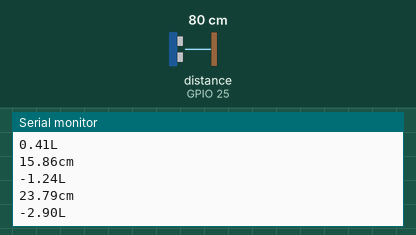
Bench run of a sketch on a simulated ESP32. On the bench: the last lines printed to the serial monitor. Wiring (inferred from the names in the program): ultrasonic range finder: trigger GPIO 26; echo GPIO 25. The inputs (shaded band) are chosen by the test bench; at power-on: distance to the obstacle (sensor on GPIO 25) 80 cm. The echo pulse lasts 58.3 µs per cm.

Above: at 1.2 s.
1.3 s: distance to the obstacle (sensor on GPIO 25) set to 2 cm
At 1.48 s:
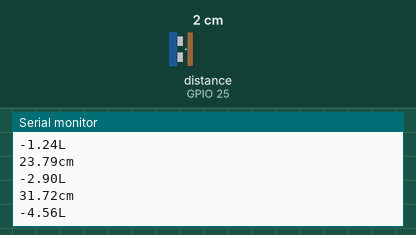
2.8 s: distance to the obstacle (sensor on GPIO 25) set to 4 cm
At 3.08 s:
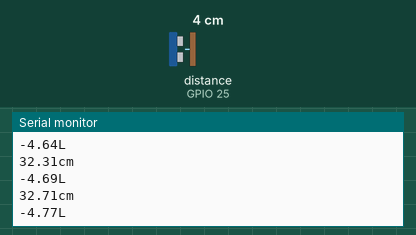
Timing chart, 0 to 5.8 s (numbered marks = the images above; inputs shaded):
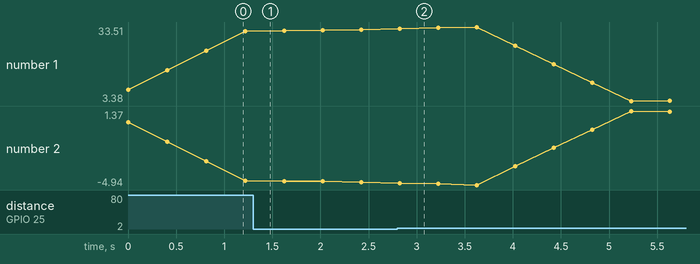

Measured:
- plotted number 1: 31.72 → 32.31 after the input at 1.3 s, 32.31 → 3.98 after the input at 2.8 s
- plotted number 2: -4.56 → -4.69 after the input at 1.3 s, -4.69 → 1.24 after the input at 2.8 s

The sketch:

ultrassonico.ino
```cpp
#define trigger GPIO_NUM_26
#define echo GPIO_NUM_25

const int numLecturas = 10;
float tempo,dist,media = 0,lecturas[numLecturas],volume=0;

const float Ainf=130,Asup=300; //ate 0.5L 72.25


int lecturaActual = 0; // Lectura por la que vamos
float total = 0; // Total de las que llevamos


void ultrassonico(gpio_num_t A, gpio_num_t B)
{
  gpio_set_direction(A, GPIO_MODE_OUTPUT);
  gpio_set_direction(B, GPIO_MODE_INPUT);
    }
void sonico(gpio_num_t A, gpio_num_t B)
{
  gpio_set_level(A,0);
  delayMicroseconds(2);
  gpio_set_level(A,1);
  delayMicroseconds(10);
  gpio_set_level(A,0);

  tempo = pulseIn(B,HIGH);
}


void setup() {

Serial.begin(115200);
  ultrassonico(trigger,echo);
  for (int i = 0; i < numLecturas; i++)
  {
    lecturas[i] = 0;
  }


}

void loop() {
  total = total - lecturas[lecturaActual];
  sonico(trigger,echo);
  dist= tempo*0.034/2;
  lecturas[lecturaActual] = dist;
  total = total + lecturas[lecturaActual];
  lecturaActual = lecturaActual + 1;
  if (lecturaActual >= numLecturas)
  {
    lecturaActual = 0;
  }
  media = total / numLecturas;
  volume=(9.91-media)*(Ainf+Asup+sqrt(Ainf*Asup))/3000;
  Serial.print(media);
  Serial.println("cm");
  Serial.print(volume);
  Serial.println("L");

  delay(400);
}
```
